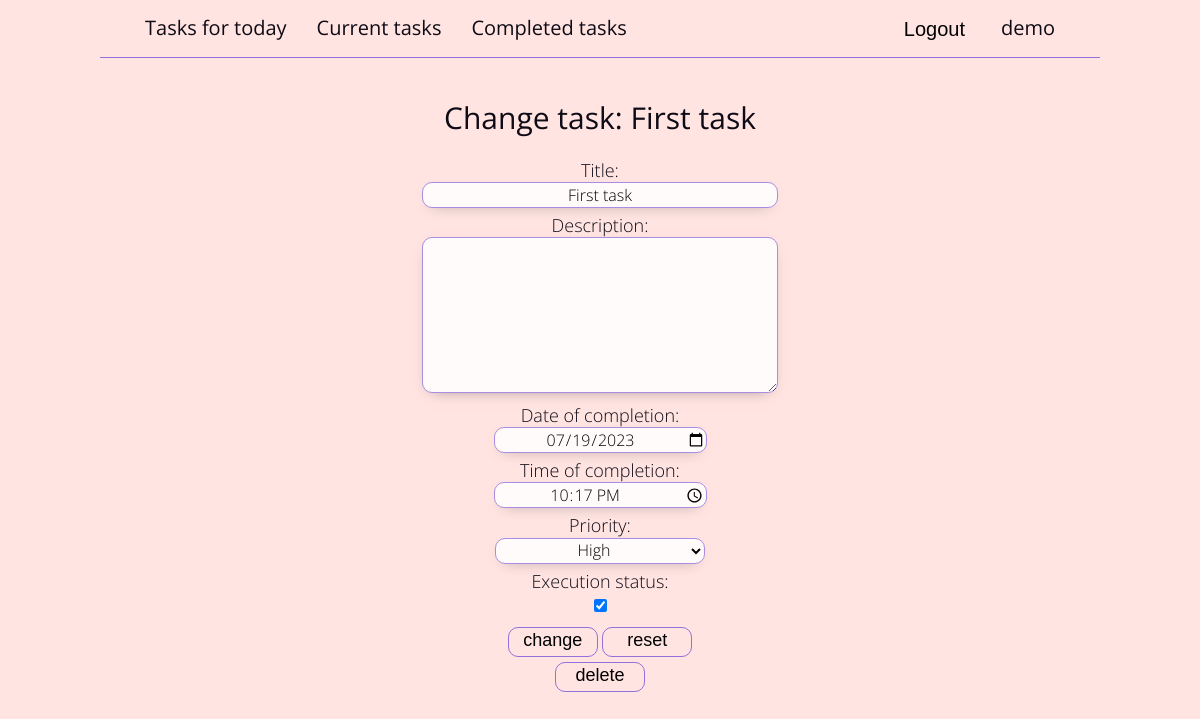
Before: /tasks-for-today/task-1/ (signed in) with the older database file.
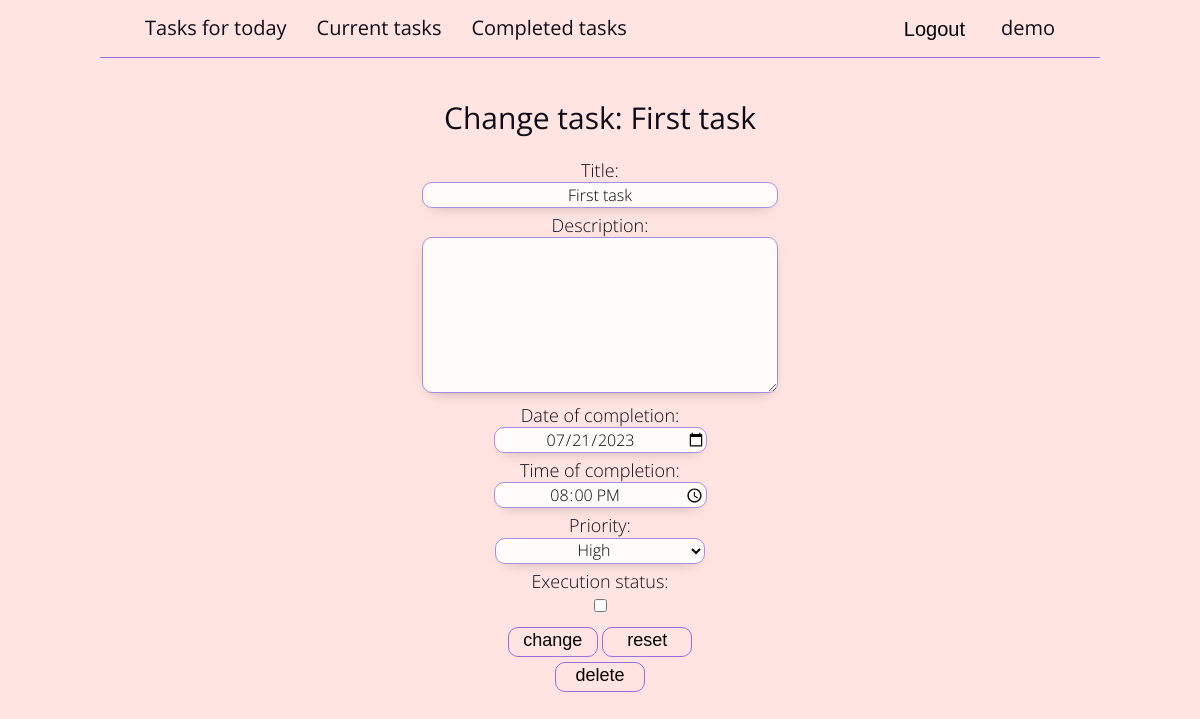
After: the same page with the newer database file.
### tables this page shows
CREATE TABLE tasks (
    id INTEGER NOT NULL PRIMARY KEY AUTOINCREMENT,
    user_id INTEGER NOT NULL,
    title VARCHAR(50) NOT NULL,
    description TEXT NOT NULL DEFAULT "",
    date_of_completion DATA,
    time_of_completion TIME,
    priority INTEGER NOT NULL DEFAULT 1,
    execution_status BOOL NOT NULL DEFAULT False,
    FOREIGN KEY (user_id) REFERENCES users(id)
        ON DELETE CASCADE
        ON UPDATE CASCADE
);

### to_do.py (the view, shortened to what this page needs)
@app.route("/<calling_page>/task-<int:task_id>/", methods=["GET", "POST"])
@login_required
def change_task_to_do(calling_page, task_id):
    user_id = current_user.get_id()
    task = g.connection_to_db.get_first_record("tasks", id=task_id, user_id=user_id)
    if task is None:
        abort(404)
    return render_template("to_do/change_task_to_do.html",
        page_title=page_title,
        page_name=calling_page,
        task=task
    )

### superstructures.py (called while the page is built)
    def get_first_record(self, table, **kwargs):
        list_of_values_for_columns = [f'{column} = {repr(value)}' for column, value in kwargs.items()]
        values_for_where = " AND ".join(list_of_values_for_columns)
        select_query = f"SELECT * FROM {table} " \
        f"{'WHERE ' if values_for_where else ''}{values_for_where} " \
        f"LIMIT 1;"
        searched_record = self._cursor.execute(select_query).fetchone()
        return searched_record

    def close(self):
        self._connection.close()

    def get_id(self):
        return str(self._user["id"])

    @property
    def username(self):
        return str(self._user["username"])

### to_do.py (called while the page is built)
def db_connection():
    connection = sqlite3.connect(app.config["DATABASE"])
    connection.row_factory = sqlite3.Row                           # Converting records from tables to a dictionary type
    return connection

@app.before_request
def connection_to_db_via_g():  # Implementing a single database connection across the entire query
    if not hasattr(g, "connection_to_db"):
        g.connection_to_db = ConnectionToDB(db_connection())

### templates/to_do/change_task_to_do.html (shortened to what this page needs)
{% extends "index.html" %}
{% block application %}
<article class="to_do task">
    <h1>Change task: {{ task.title }}</h1>
    <form method="post">
        <li>
            <label for="id_title">Title:</label>
            <input id="id_title" type="text" name="title"
            value="{{ task.title }}" maxlength="50" required>
        </li>
        <li>
            <label for="id_description">Description:</label>
            <textarea id="id_description" name="description"
            value="{{ task.description }}" cols="40" rows="10"></textarea>
        </li>
        <li>
            <label for="id_date_of_completion">Date of completion:</label>
            <input id="id_date_of_completion" type="date" name="date_of_completion"
            value="{{ task.date_of_completion }}" required>
        </li>
        <li>
            <label for="id_time_of_completion">Time of completion:</label>
            <input id="id_time_of_completion" type="time" name="time_of_completion"
            value="{{ task.time_of_completion }}" required>
        </li>
        <li>
            <label for="id_priority">Priority:</label>
            <select id="id_priority" name="priority">
                <option value="3" {% if task.priority == 3 %} selected {% endif %} >High</option>
            </select>
        </li>
        <li>
            <label for="id_execution_status">Execution status:</label>
            <input id="id_execution_status" type="checkbox" name="execution_status"
            {% if task.execution_status %} checked {% endif %}>
        </li>
        <button type="submit">change</button>
        <button type="reset">reset</button>
    </form>
    <form class="deleting_task"
    action="{{ url_for('deleting_task', calling_page=page_name, task_id=task.id) }}" method="post">
        <button type="submit">delete</button>
    </form>
</article>
{% endblock %}

Changed rows visible on the page:
changed tasks "First task": date_of_completion "07/19/2023" → "07/21/2023"; time_of_completion "22:17" → "20:00"; execution_status "☑" → "☐"
